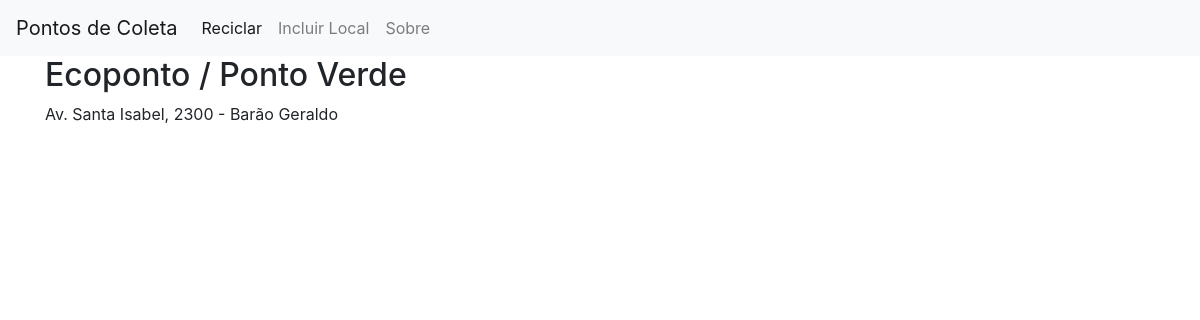
Page /3 on the committed database.
### app.py (models this page shows)
class Posts(db.Model):
   id = db.Column(db.Integer, primary_key=True)
   title = db.Column(db.String(80), nullable=False)
   content = db.Column(db.String(200), nullable=False)

### app.py (the view)
@app.route('/<int:post_id>')
def post(post_id):
    post = get_post(post_id)
    return render_template('post.html', post=post)

### app.py (called while the page is built)
def get_post(post_id):
   post = Posts.query.filter_by(id=post_id).first()
   if post is None:
      abort(404)
   return post

### templates/post.html (shortened to what this page needs)
{% extends 'base.html' %}
{% block content %}
    <h2>{% block title %} {{ post['title'] }} {% endblock %}</h2>
    <p>{{ post['content'] }}</p>
{% endblock %}

### rows in the picture
Posts: title "Ecoponto / Ponto Verde", content "Av. Santa Isabel, 2300 - Barão Geraldo"
